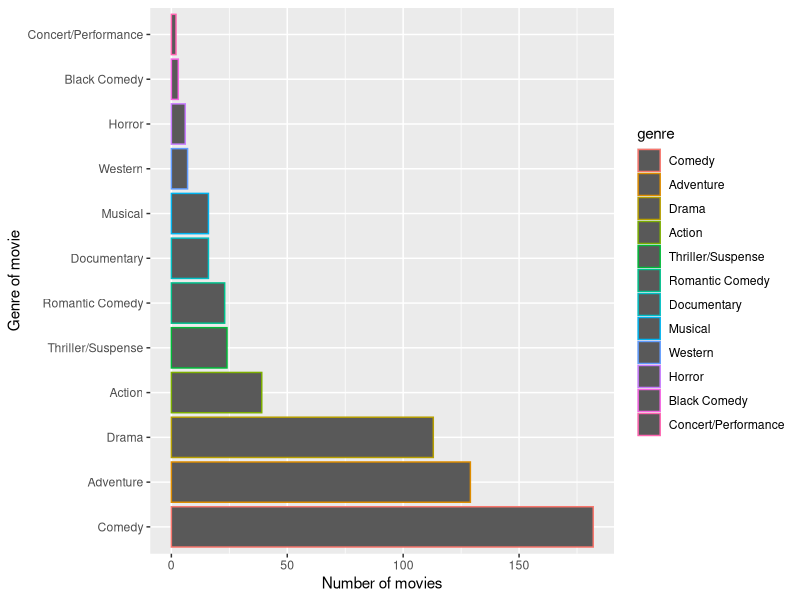

This figure's R source: (Note: this script raises an error after producing the figure.)
## ---- chunk 1

library(tidyverse)
read.csv("disney_movies_total_gross.csv", sep=";")
df <- read.csv("disney_movies_total_gross.csv", sep=";")
release_month <- as.factor(df$release_month)
genre_factor <- as.factor(df$genre)
str(df)

library(tidyr)
df_clean0 <- df[!df$genre=="",]
df_clean <- drop_na(df_clean0)

## ---- chunk 2
require(knitr)
kable(df[1:5,], caption ="Data table")
## ---- chunk 3
nrow(df)
## ---- chunk 4

library(ggplot2)
library(dplyr)
df_clean <- within(df_clean, 
             genre <- factor(genre, 
                             levels=names(sort(table(genre), 
                                            decreasing=TRUE))))
library(ggplot2)
ggplot(df_clean, aes(x=genre, color = genre)) +
  geom_bar() +
  coord_flip() +
  xlab("Genre of movie") +
  ylab("Number of movies")
## ---- chunk 5
group_year1 <- aggregate(x=df$total_gross,
                        by = list(df$release_year),
                        FUN=mean)
names(group_year1)[1] <- "year"
names(group_year1)[2] <- "mean_revenue"

library(tidyr)
group_year_clean1 <- drop_na(group_year1)

library(ggplot2)
ggplot(group_year_clean1, aes(x=year, y=mean_revenue)) +
  geom_line() +
  scale_y_continuous(labels = scales::label_number_si()) +
  ggtitle("Mean of revenue of disney movies (not inflation adjusted)") +
  xlab("Year") +
  ylab("Revenue in millions")
  

## ---- chunk 6
group_year2 <- aggregate(x=df$inflation_adjusted_gross,
                        by = list(df$release_year),
                        FUN=mean)
names(group_year2)[1] <- "year"
names(group_year2)[2] <- "mean_revenue"

library(tidyr)
group_year_clean2 <- drop_na(group_year2)

library(ggplot2)
ggplot(group_year_clean2, aes(x=year, y=mean_revenue)) +
  geom_line()+
  scale_y_continuous(labels = scales::label_number_si()) +
   ggtitle("Mean of revenue of disney movies (inflation adjusted)") +
  xlab("Year") +
  ylab("Revenue in billions")
## ---- chunk 7

library(ggplot2)
df_clean %>%
  mutate(class = fct_reorder(genre, total_gross, .fun = "median")) %>%
ggplot(aes(x=reorder(genre, total_gross), y=total_gross, fill = genre)) +
  geom_boxplot() +
  scale_y_continuous(labels = scales::label_number_si()) +
  coord_flip() +
  theme(legend.position = "none") +
  ggtitle("Distribution or revenue by genre") +
  xlab("Genre") +
  ylab("Revenue, not inflation adjusted")
  
## ---- chunk 8
library(ggplot2)
df_clean %>%
  mutate(class = fct_reorder(genre, inflation_adjusted_gross, .fun = "median")) %>%
ggplot(aes(x=reorder(genre, inflation_adjusted_gross), y=inflation_adjusted_gross, fill = genre)) +
  geom_boxplot() +
  scale_y_continuous(labels = scales::label_number_si()) +
  coord_flip() +
  theme(legend.position = "none") +
  ggtitle("Distribution or revenue by genre") +
  xlab("Genre") +
  ylab("Revenue, inflation adjusted")
